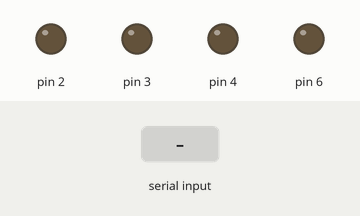
Recording of a sketch running on a simulated Arduino Uno, built with avr-gcc and run on an emulated ATmega328P. Shown: output pins drawn as LEDs (lit = HIGH). Inputs (shaded band) come from the test bench.

Above: at 1.2 s.
1.3 s: "90,45\n" received over Serial
At 2.4 s:
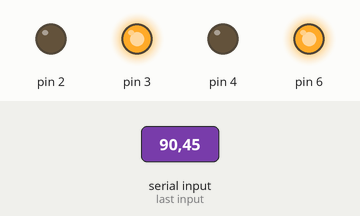
2.8 s: "30,150\n" received over Serial
At 3.5 s:
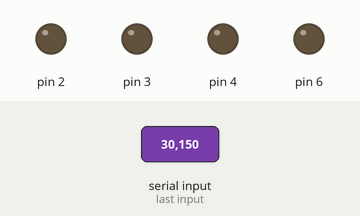
4.3 s: "1\n" received over Serial
At 5.5 s:
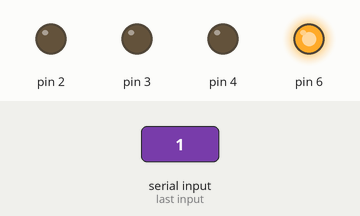
5.8 s: "2\n" received over Serial
At 6.8 s:
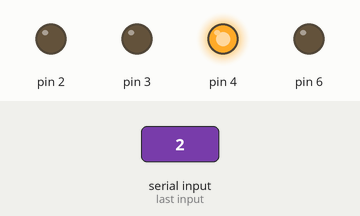
7.3 s: "4\n" received over Serial
At 8.0 s:
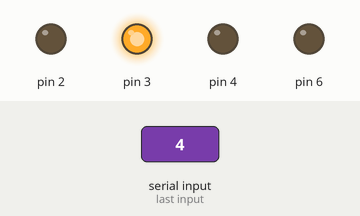
8.8 s: "0\n" received over Serial
At 9.1 s:
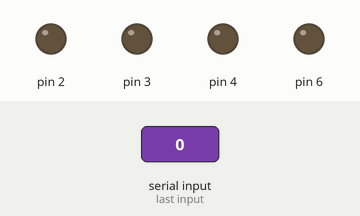
Timing chart, 0 to 11.3 s (numbered marks = the images above; inputs shaded):
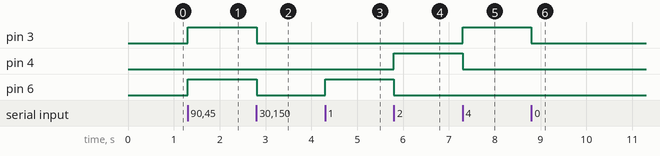

Measured:
- after the input at 1.3 s, pin 3, pin 6: LOW → HIGH at once
- after the input at 2.8 s, pin 3, pin 6: HIGH → LOW at once
- after the input at 4.3 s, pin 6: LOW → HIGH at once
- after the input at 5.8 s, pin 4: LOW → HIGH at once; pin 6: HIGH → LOW at once
- after the input at 7.3 s, pin 3: LOW → HIGH at once; pin 4: HIGH → LOW at once
- after the input at 8.8 s, pin 3: HIGH → LOW at once

The sketch:

digitalWrite.ino
```cpp
void setup()
{
  pinMode(2, OUTPUT);
   pinMode(3, OUTPUT);
   pinMode(4, OUTPUT);
   pinMode(6, OUTPUT);
  Serial.begin(9600);
}
int income;
void loop()
{
  income=Serial.read()-'0';
  if(income==0)
  {
  digitalWrite(2,LOW);
    digitalWrite(3,LOW);
    digitalWrite(4,LOW);
    digitalWrite(6,LOW);
  }
  if(income==1)
  {
  digitalWrite(2,LOW);
    digitalWrite(3,LOW);
    digitalWrite(4,LOW);
    digitalWrite(6,HIGH);
  }
  if(income==2)
  {
  digitalWrite(2,LOW);
    digitalWrite(3,LOW);
    digitalWrite(4,HIGH);
    digitalWrite(6,LOW);
  }
  if(income==3)
  {
  digitalWrite(2,LOW);
    digitalWrite(3,LOW);
    digitalWrite(4,HIGH);
    digitalWrite(6,HIGH);
  }
  if(income==4)
  {
  digitalWrite(2,LOW);
    digitalWrite(3,HIGH);
    digitalWrite(4,LOW);
    digitalWrite(6,LOW);
  }
  if(income==5)
  {
  digitalWrite(2,LOW);
    digitalWrite(3,HIGH);
    digitalWrite(4,LOW);
    digitalWrite(6,HIGH);
  }
  if(income==6)
  {
  digitalWrite(2,LOW);
    digitalWrite(3,HIGH);
    digitalWrite(4,HIGH);
    digitalWrite(6,LOW);
  }
  if(income==7)
  {
  digitalWrite(2,LOW);
    digitalWrite(3,HIGH);
    digitalWrite(4,HIGH);
    digitalWrite(6,HIGH);
  }
  if(income==8)
  {
  digitalWrite(2,HIGH);
    digitalWrite(3,LOW);
    digitalWrite(4,LOW);
    digitalWrite(6,LOW);
  }
  if(income==9)
  {
  digitalWrite(2,HIGH);
    digitalWrite(3,LOW);
    digitalWrite(4,LOW);
    digitalWrite(6,HIGH);
  }
}
```
